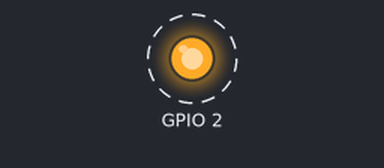
Bench run of a sketch on a simulated ESP32. Shown: output pins drawn as LEDs (lit = HIGH). Dashed ring = blinking.

Above: at 0.5 s.
Timing chart, 0 to 4.6 s (numbered marks = the images above):
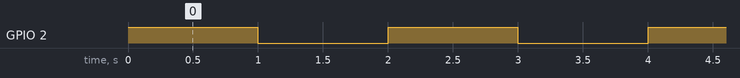

Measured:
- by itself, GPIO 2: alternates HIGH for 1.0 s and LOW for 1.0 s

The sketch:

LED.ino
```cpp
#include <WiFi.h>

void setup()
{
  pinMode(2, OUTPUT );   // 开启引脚输出模式（有个别引脚不可以设置输出模式）
}

void loop()
{
  digitalWrite(2,HIGH);  //输出高电平，LOW就是低电平
  delay(1000);
  digitalWrite(2,LOW);  //输出高电平，LOW就是低电平
  delay(1000);

  //digitalWrite(2, 1 ^ digitalRead(2)); //翻转 GPIO_2 电平
}
```
